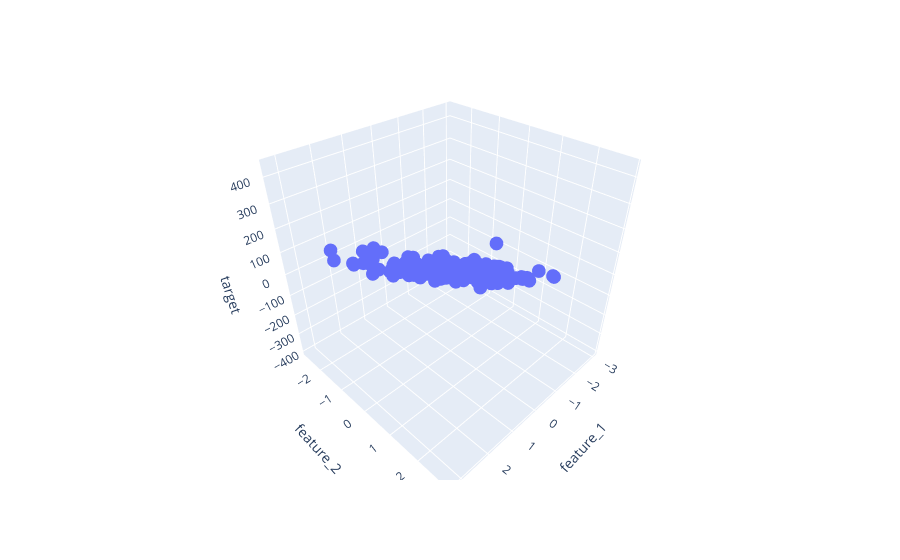

Notebook cell for this chart:
### Code cell
px.scatter_3d(df, x = 'feature_1', y = 'feature_2', z = 'target')

### Figure 1 — Plotly figure (JSON) as saved in the notebook; plotly's stock layout.template omitted (floating-point values rounded to 4 significant figures; data arrays with more than 128 entries replaced by an {"elided": "..."} marker saying what was removed)
{"data": [{"hovertemplate": "feature_1=%{x}<br>feature_2=%{y}<br>target=%{z}<extra></extra>", "legendgroup": "", "marker": {"color": "#636efa", "symbol": "circle"}, "mode": "markers", "name": "", "scene": "scene", "showlegend": false, "type": "scatter3d", "x": {"elided": "200 float values"}, "y": {"elided": "200 float values"}, "z": {"elided": "200 float values"}}], "layout": {"legend": {"tracegroupgap": 0}, "margin": {"t": 60}, "scene": {"domain": {"x": [0, 1], "y": [0, 1]}, "xaxis": {"title": {"text": "feature_1"}}, "yaxis": {"title": {"text": "feature_2"}}, "zaxis": {"title": {"text": "target"}}}}}
